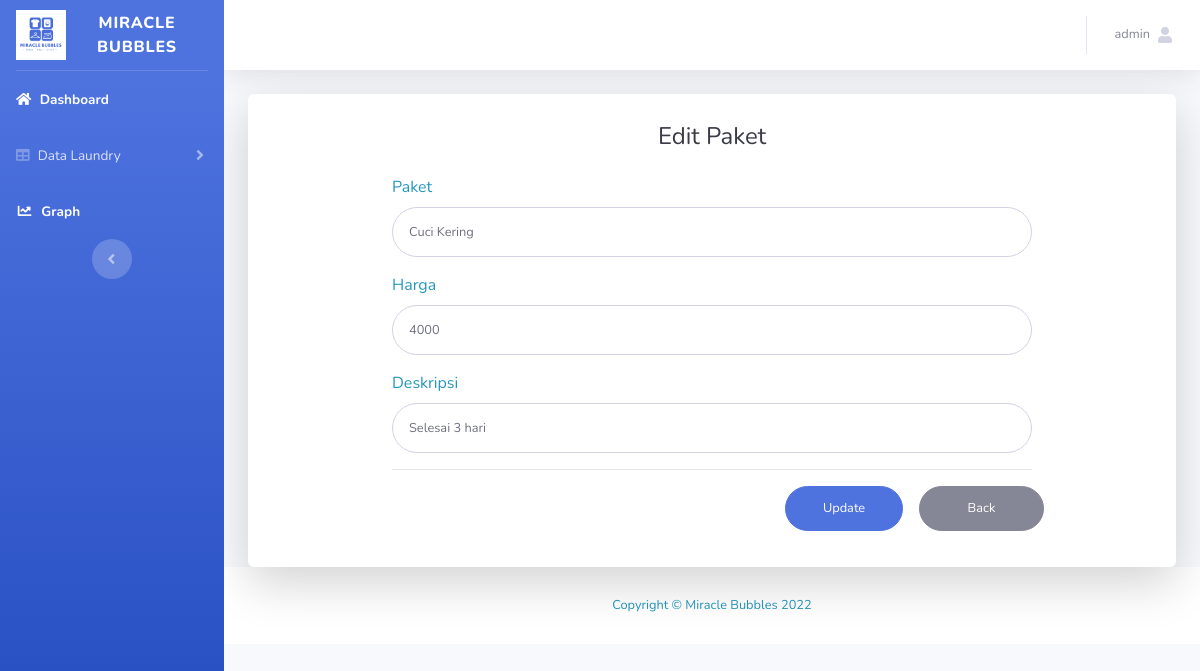
Screenshot of /editpaket.php?id_paket=PKT001 (signed in) with the database file from the repository.
### tables this page shows
CREATE TABLE `tb_paket` (
  `id_paket` varchar(10) NOT NULL,
  `paket` varchar(100) NOT NULL,
  `harga_kilo` int NOT NULL,
  `deskripsi` varchar(255) NOT NULL
);

### editpaket.php (the view, shortened to what this page needs)
<?php
require('koneksi.php');
$sesName = $_SESSION['name'];
$id = $_GET['id_paket'];
$query = "SELECT * FROM tb_paket WHERE id_paket='$id'";
$result = mysqli_query($koneksi, $query) or die(mysql_error());
while ($row = mysqli_fetch_array($result)){
    $paket = $row['paket'];
    $harga = $row['harga_kilo'];
    $des = $row['deskripsi'];
?>
<!DOCTYPE html>
<html lang="en">
<head>
    <link href="vendor/fontawesome-free/css/all.min.css" rel="stylesheet" type="text/css">
    <link href="css/sb-admin-2.min.css" rel="stylesheet">
</head>
<body id="page-top">
    <div id="wrapper">
        <ul class="navbar-nav bg-gradient-primary sidebar sidebar-dark accordion" id="accordionSidebar">
            <a class="sidebar-brand d-flex align-items-center justify-content-center" href="index.php">
                <div >
                    <img src="img/logoo.jpg" style="width: 50px">
                </div>
                <div class="sidebar-brand-text mx-3"> MIRACLE BUBBLES </div>
            </a>
            <hr class="sidebar-divider my-0">
            <li class="nav-item active">
                <a class="nav-link" href="index.php">
                <i class="fa fa-home" aria-hidden="true"></i>
                    <span>Dashboard</span></a>
            </li>
            <li class="nav-item">
                <a class="nav-link collapsed" href="#" data-toggle="collapse" data-target="#collapseTwo"
                    aria-expanded="true" aria-controls="collapseTwo">
                    <i class="fa fa-table" aria-hidden="true"></i>
                    <span>Data Laundry</span>
                </a>
            <li class="nav-item active">
                <a class="nav-link" href="bar.php">
                <i class="fas fa-fw fa-chart-line"></i>
                    <span>Graph</span></a>
            </li>
            <div class="text-center d-none d-md-inline">
                <button class="rounded-circle border-0" id="sidebarToggle"></button>
            </div>
        </ul>
        <div id="content-wrapper" class="d-flex flex-column">
            <div id="content">
                <nav class="navbar navbar-expand navbar-light bg-white topbar mb-4 static-top shadow">
                    <ul class="navbar-nav ml-auto">
                        <li class="nav-item dropdown no-arrow">
                            <a class="nav-link dropdown-toggle" href="#" id="userDropdown" role="button"
                                data-toggle="dropdown" aria-haspopup="true" aria-expanded="false">
                                <span class="mr-2 d-none d-lg-inline text-gray-600 small"><?php echo $sesName; ?></span>
                                <i class="fa fa-user" aria-hidden="true"></i>
                            </a>
                        </li>
                    </ul>
                </nav>
    <div class="container">
        <div class="card o-hidden border-0 shadow-lg justify-content-center align-items-center">
            <div class="card-body w-75 vh-50 ">
                        <div class="p-2">
                            <div class="text-center">
                                <h1 class="h4 text-gray-900 mb-4">Edit Paket</h1>
                            </div>
                            <form class="user" action="editpaket.php" method="POST">
                                <div class="form-group">
                                    <label>Paket</label>
                                    <input type="text" class="form-control form-control-user" id="exampleInputEmail" name="txt_paket" value="<?php echo $paket; ?>" >
                                </div>
                                <div class="form-group">
                                    <label>Harga</label>
                                    <input type="text" class="form-control form-control-user" id="exampleInputPassword" name="txt_harga" value="<?php echo $harga; ?>">
                                </div>
                                <div class="form-group">
                                    <label>Deskripsi</label>
                                    <input type="text" class="form-control form-control-user" id="exampleInputUsername" name="txt_des" value="<?php echo $des; ?>">
                                </div>
                                <hr>
                                <div class="form-group row" style="position: relative; float: right; ">
                                    <div class="px-3" style="width: 150px;">
                                        <button type="submit" name="update" class="btn btn-primary btn-user btn-block">Update</button>
                                    </div>
                                    <div style="width: 125px;">
                                        <a href="tpaket.php" class="btn btn-secondary btn-user btn-block">Back</a>
                                    </div>
                                </div>
                            </form>
                        </div>
                    </div>
        </div>
    </div>
            <footer class="sticky-footer bg-white">
                <div class="container my-auto">
                    <div class="copyright text-center my-auto">
                        <span>Copyright &copy; Miracle Bubbles 2022</span>
                    </div>
                </div>
            </footer>
        </div>
    </div>
</body>
</html>
<?php } ?>

### rows the page displays
tb_paket: txt_paket "Cuci Kering", txt_harga "4000", txt_des "Selesai 3 hari"
